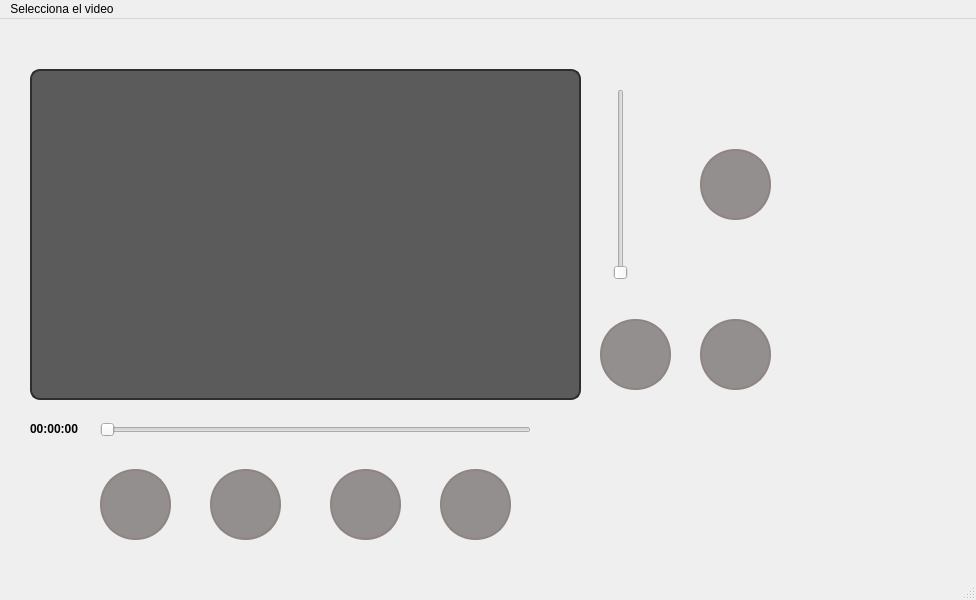
<?xml version="1.0" encoding="UTF-8"?>
<ui version="4.0">
 <class>MainWindow</class>
 <widget class="QMainWindow" name="MainWindow">
  <property name="geometry">
   <rect>
    <x>0</x>
    <y>0</y>
    <width>976</width>
    <height>600</height>
   </rect>
  </property>
  <property name="windowTitle">
   <string>MainWindow</string>
  </property>
  <widget class="QWidget" name="centralwidget">
   <widget class="QGroupBox" name="groupBox_Video">
    <property name="geometry">
     <rect>
      <x>30</x>
      <y>50</y>
      <width>551</width>
      <height>331</height>
     </rect>
    </property>
    <property name="styleSheet">
     <string notr="true">QGroupBox {
    border: 2px solid #2e2e2e;
    border-radius: 10px;
    background-color:  rgba(30, 30, 30, 180);
    margin-top: 0px;
}

</string>
    </property>
    <property name="title">
     <string/>
    </property>
   </widget>
   <widget class="QPushButton" name="pushButton_retroceder">
    <property name="geometry">
     <rect>
      <x>100</x>
      <y>450</y>
      <width>71</width>
      <height>71</height>
     </rect>
    </property>
    <property name="styleSheet">
     <string notr="true">QPushButton {
    border: 2px solid #8e8481;
    border-radius: 35px;  /* Mitad del tamaño del ancho y alto para hacer un círculo */
    background-color: #938f8e;
    color: white;
    width: 50px;  /* Anchura del botón */
    height: 50px; /* Altura del botón */
}

QPushButton:pressed {
    background-color: #3e3e3e;  /* Color cuando se presiona */
}</string>
    </property>
    <property name="text">
     <string/>
    </property>
   </widget>
   <widget class="QSlider" name="verticalSlider">
    <property name="geometry">
     <rect>
      <x>600</x>
      <y>70</y>
      <width>41</width>
      <height>191</height>
     </rect>
    </property>
    <property name="orientation">
     <enum>Qt::Orientation::Vertical</enum>
    </property>
   </widget>
   <widget class="QSlider" name="progressBar">
    <property name="geometry">
     <rect>
      <x>100</x>
      <y>390</y>
      <width>431</width>
      <height>41</height>
     </rect>
    </property>
    <property name="orientation">
     <enum>Qt::Orientation::Horizontal</enum>
    </property>
   </widget>
   <widget class="QLabel" name="label_time">
    <property name="geometry">
     <rect>
      <x>30</x>
      <y>400</y>
      <width>63</width>
      <height>20</height>
     </rect>
    </property>
    <property name="font">
     <font>
      <bold>true</bold>
     </font>
    </property>
    <property name="text">
     <string>00:00:00</string>
    </property>
   </widget>
   <widget class="QPushButton" name="pushButton_pausar">
    <property name="geometry">
     <rect>
      <x>210</x>
      <y>450</y>
      <width>71</width>
      <height>71</height>
     </rect>
    </property>
    <property name="styleSheet">
     <string notr="true">QPushButton {
    border: 2px solid #8e8481;
    border-radius: 35px;  /* Mitad del tamaño del ancho y alto para hacer un círculo */
    background-color: #938f8e;
    color: white;
    width: 50px;  /* Anchura del botón */
    height: 50px; /* Altura del botón */
}

QPushButton:pressed {
    background-color: #3e3e3e;  /* Color cuando se presiona */
}</string>
    </property>
    <property name="text">
     <string/>
    </property>
   </widget>
   <widget class="QPushButton" name="pushButton_adelantar">
    <property name="geometry">
     <rect>
      <x>440</x>
      <y>450</y>
      <width>71</width>
      <height>71</height>
     </rect>
    </property>
    <property name="styleSheet">
     <string notr="true">QPushButton {
    border: 2px solid #8e8481;
    border-radius: 35px;  /* Mitad del tamaño del ancho y alto para hacer un círculo */
    background-color: #938f8e;
    color: white;
    width: 50px;  /* Anchura del botón */
    height: 50px; /* Altura del botón */
}

QPushButton:pressed {
    background-color: #3e3e3e;  /* Color cuando se presiona */
}</string>
    </property>
    <property name="text">
     <string/>
    </property>
   </widget>
   <widget class="QPushButton" name="pushButton_9">
    <property name="geometry">
     <rect>
      <x>700</x>
      <y>300</y>
      <width>71</width>
      <height>71</height>
     </rect>
    </property>
    <property name="styleSheet">
     <string notr="true">QPushButton {
    border: 2px solid #8e8481;
    border-radius: 35px;  /* Mitad del tamaño del ancho y alto para hacer un círculo */
    background-color: #938f8e;
    color: white;
    width: 50px;  /* Anchura del botón */
    height: 50px; /* Altura del botón */
}

QPushButton:pressed {
    background-color: #3e3e3e;  /* Color cuando se presiona */
}</string>
    </property>
    <property name="text">
     <string/>
    </property>
   </widget>
   <widget class="QPushButton" name="pushButton_10">
    <property name="geometry">
     <rect>
      <x>600</x>
      <y>300</y>
      <width>71</width>
      <height>71</height>
     </rect>
    </property>
    <property name="styleSheet">
     <string notr="true">QPushButton {
    border: 2px solid #8e8481;
    border-radius: 35px;  /* Mitad del tamaño del ancho y alto para hacer un círculo */
    background-color: #938f8e;
    color: white;
    width: 50px;  /* Anchura del botón */
    height: 50px; /* Altura del botón */
}

QPushButton:pressed {
    background-color: #3e3e3e;  /* Color cuando se presiona */
}</string>
    </property>
    <property name="text">
     <string/>
    </property>
   </widget>
   <widget class="QPushButton" name="pushButton_mute">
    <property name="geometry">
     <rect>
      <x>700</x>
      <y>130</y>
      <width>71</width>
      <height>71</height>
     </rect>
    </property>
    <property name="styleSheet">
     <string notr="true">QPushButton {
    border: 2px solid #8e8481;
    border-radius: 35px;  /* Mitad del tamaño del ancho y alto para hacer un círculo */
    background-color: #938f8e;
    color: white;
    width: 50px;  /* Anchura del botón */
    height: 50px; /* Altura del botón */
}

QPushButton:pressed {
    background-color: #3e3e3e;  /* Color cuando se presiona */
}</string>
    </property>
    <property name="text">
     <string/>
    </property>
   </widget>
   <widget class="QPushButton" name="pushButton_stop">
    <property name="geometry">
     <rect>
      <x>330</x>
      <y>450</y>
      <width>71</width>
      <height>71</height>
     </rect>
    </property>
    <property name="styleSheet">
     <string notr="true">QPushButton {
    border: 2px solid #8e8481;
    border-radius: 35px;  /* Mitad del tamaño del ancho y alto para hacer un círculo */
    background-color: #938f8e;
    color: white;
    width: 50px;  /* Anchura del botón */
    height: 50px; /* Altura del botón */
}

QPushButton:pressed {
    background-color: #3e3e3e;  /* Color cuando se presiona */
}</string>
    </property>
    <property name="text">
     <string/>
    </property>
   </widget>
  </widget>
  <widget class="QMenuBar" name="menubar">
   <property name="geometry">
    <rect>
     <x>0</x>
     <y>0</y>
     <width>976</width>
     <height>25</height>
    </rect>
   </property>
   <widget class="QMenu" name="menuSelecciona_el_video">
    <property name="title">
     <string>Selecciona el video</string>
    </property>
    <addaction name="actionOpen"/>
   </widget>
   <addaction name="menuSelecciona_el_video"/>
  </widget>
  <widget class="QStatusBar" name="statusbar"/>
  <action name="actionOpen">
   <property name="text">
    <string>Abrir</string>
   </property>
  </action>
 </widget>
 <resources/>
 <connections/>
</ui>
